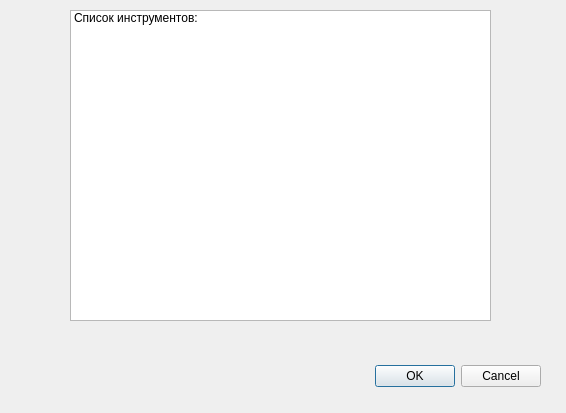
<?xml version="1.0" encoding="UTF-8"?>
<ui version="4.0">
 <class>Dialog</class>
 <widget class="QDialog" name="Dialog">
  <property name="geometry">
   <rect>
    <x>0</x>
    <y>0</y>
    <width>566</width>
    <height>413</height>
   </rect>
  </property>
  <property name="windowTitle">
   <string>Dialog</string>
  </property>
  <widget class="QDialogButtonBox" name="buttonBox">
   <property name="geometry">
    <rect>
     <x>200</x>
     <y>360</y>
     <width>341</width>
     <height>32</height>
    </rect>
   </property>
   <property name="orientation">
    <enum>Qt::Orientation::Horizontal</enum>
   </property>
   <property name="standardButtons">
    <set>QDialogButtonBox::StandardButton::Cancel|QDialogButtonBox::StandardButton::Ok</set>
   </property>
  </widget>
  <widget class="QListWidget" name="listWidget">
   <property name="geometry">
    <rect>
     <x>70</x>
     <y>10</y>
     <width>421</width>
     <height>311</height>
    </rect>
   </property>
   <item>
    <property name="text">
     <string>Список инструментов: </string>
    </property>
   </item>
  </widget>
 </widget>
 <resources/>
 <connections>
  <connection>
   <sender>buttonBox</sender>
   <signal>accepted()</signal>
   <receiver>Dialog</receiver>
   <slot>accept()</slot>
   <hints>
    <hint type="sourcelabel">
     <x>248</x>
     <y>254</y>
    </hint>
    <hint type="destinationlabel">
     <x>157</x>
     <y>274</y>
    </hint>
   </hints>
  </connection>
  <connection>
   <sender>buttonBox</sender>
   <signal>rejected()</signal>
   <receiver>Dialog</receiver>
   <slot>reject()</slot>
   <hints>
    <hint type="sourcelabel">
     <x>316</x>
     <y>260</y>
    </hint>
    <hint type="destinationlabel">
     <x>286</x>
     <y>274</y>
    </hint>
   </hints>
  </connection>
 </connections>
</ui>
